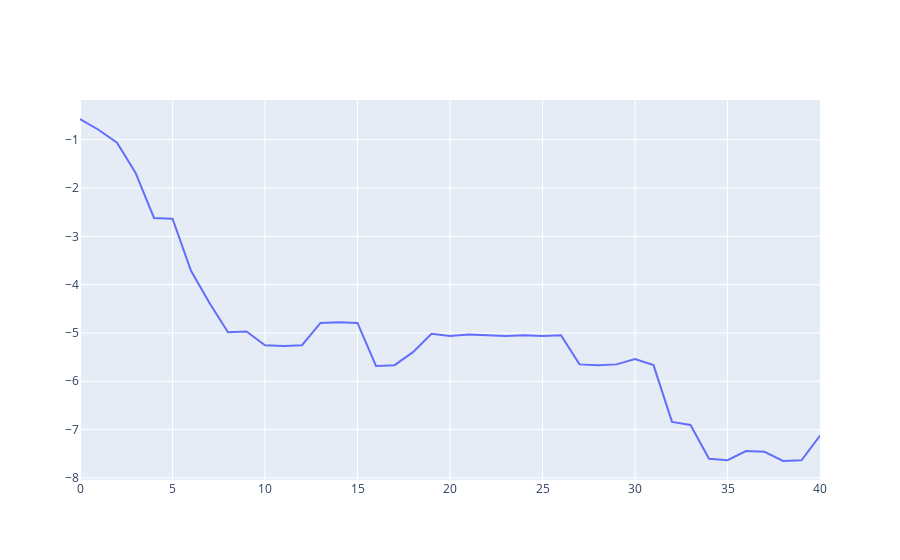

Notebook cell for this chart:
### Code cell
import datetime
# from utils import *
from plotly import graph_objects as go
from IPython.display import clear_output
from usdt_swap import *

pr = 0
max_rate = 0
stime = datetime.datetime.now()

plot_list = []

#TODO 从服务器获取当前持仓信息
contract = "TRX-USDT"
while True:
    result = get_current_swap_info(contract)
    if result is not None:
        break
print(result)
open_point=result.get('cost_open')
leverage = result.get('lever_rate')
direction = result.get('direction')
volume = result.get("volume")


init_win_rates = 20
force_close = -20
change_rate = 10

while True:
    try:
        current_point = get_price(contract, "1min", 1).iloc[-1]["close"]
    except Exception as ex:
        print("!!!!!!", ex)
        break
        continue
    # 计算当前订单涨跌幅
    if direction in "buy":
        rates = (current_point - open_point) / open_point * 100 * leverage
    elif direction in "sell":
        rates = (open_point - current_point) / open_point * 100 * leverage
    else:
        raise Exception("wha???????")
    if pr != rates:
        clear_output(wait=True)
        if max_rate < rates:
            max_rate = rates
        duration = datetime.datetime.now()-stime
        print(f"It is {duration} later")
        print(f"current contract price {current_point}")
        print("current rate = {:.4f}%".format(rates))
        print("================================")
        print("The max rate: {:.4f}%".format(max_rate))
        print(f"You {direction} {contract} with {open_point}\nThe force close line: {force_close}\nThe win rates: {init_win_rates}")
        plot_list.append(rates)
    pr = rates
    if rates < force_close:
        if rates < 0:
            print("I quite QAQ")
            fast_close(contract, volume, reverse_direction(direction))
        else:
            print(f"I quite XD, with {rates}%")
            fast_close(contract, volume, reverse_direction(direction))
        break
    if rates > 2* init_win_rates:
        print(f"I quite XD, with {rates}%")
        # wallet = wallet * (100+rates)/100
    elif rates > init_win_rates*0.9:
        force_close = init_win_rates - change_rate
        init_win_rates += change_rate

# print(f"{wallet} usdt left")
        
fig = go.Figure(
    go.Scatter(y=plot_list)
)

fig.show()

### Figure 1 — Plotly figure (JSON) as saved in the notebook; plotly's stock layout.template omitted (floating-point values rounded to 4 significant figures)
{"data": [{"type": "scatter", "y": [-0.5714, -0.7936, -1.063, -1.682, -2.619, -2.635, -3.714, -4.38, -4.983, -4.968, -5.253, -5.269, -5.253, -4.793, -4.777, -4.793, -5.682, -5.666, -5.396, -5.015, -5.063, -5.031, -5.047, -5.063, -5.047, -5.063, -5.047, -5.65, -5.666, -5.65, -5.539, -5.666, -6.84, -6.904, -7.602, -7.634, -7.443, -7.459, -7.65, -7.634, -7.126]}], "layout": {}}
